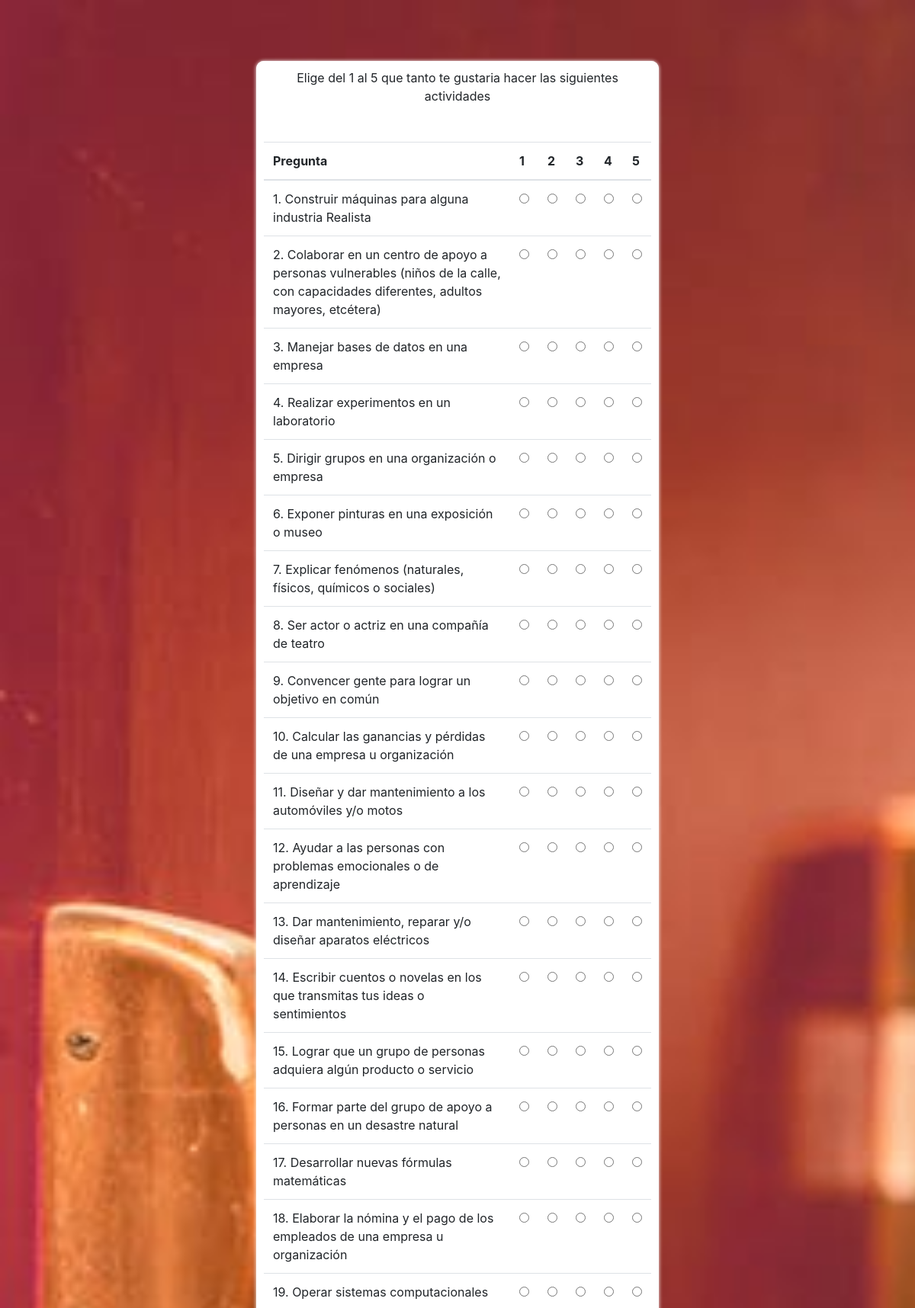
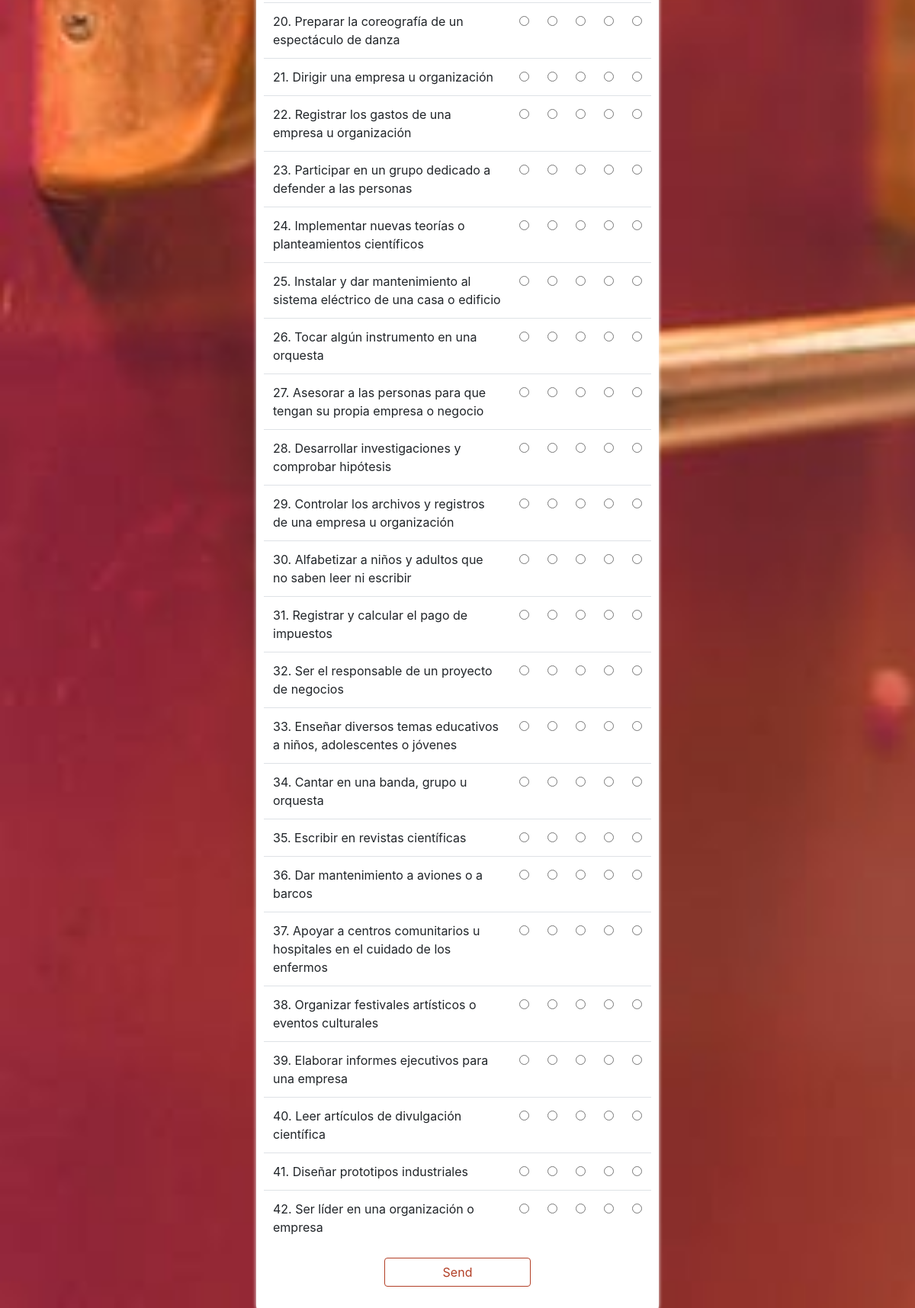
The page /orientacion/encuesta/ (signed in) on the database its author committed (2 pictures, top to bottom).
### orientacion/models.py (models this page shows, shortened)
class Pregunta(models.Model):
	pregunta_texto = models.CharField(max_length=150)
	area_id = models.ForeignKey(Area, on_delete=models.CASCADE)
	encuesta_id = models.ForeignKey(Encuesta, on_delete=models.CASCADE)

### orientacion/views.py (the view)
# urls.py: path('encuesta/', views.encuesta, name='encuesta'),
def encuesta(request):
	usuarioActual = request.user
	preguntas = Pregunta.objects.filter()
	respuestas = Respuesta.objects.filter(usuario_id=usuarioActual.id)
	contexto={'preguntas':preguntas, 'respuestas':respuestas}
	return render(request, 'orientacion/encuesta.html', contexto)

### orientacion/templates/orientacion/encuesta.html (shortened to what this page needs)
{% extends 'base.html' %}
{% block content %}
{% if user.is_authenticated %}
<form action="../resultados/" method="post">
<div class="container-fluid2">
<div class="col-md-12 col-sm-12 col-xs-12 col-md-offset-4 col-sm-offset-2 login-image-main ">
        <div class="text-center">
        Elige del 1 al 5 que tanto te gustaria hacer las siguientes actividades
        </div>
          <table class="table table-hover" >
          	<thead>
              <tr>
                <th scope="col">Pregunta</th>
                <th scope="col">1</th>
                <th scope="col">2</th>
                <th scope="col">3</th>
                <th scope="col">4</th>
                <th scope="col">5</th>
              </tr>
            </thead>
            <tbody>
                <br>
                <br>
                <div class="container">
                {% for pre in preguntas %}
                <tr>
                  <td>{{ pre.pregunta_texto}}</td>
                  <td><input type="radio" name="resp{{ pre.id }}" value="1" "></input> </td>
                  <td><input type="radio" name="resp{{ pre.id }}" value="2"></input> </td>
                  <td><input type="radio" name="resp{{ pre.id }}" value="3"></input> </td>
                  <td><input type="radio" name="resp{{ pre.id }}" value="4"></input> </td>
                  <td><input type="radio" name="resp{{ pre.id }}" value="5"></input> </td>
                </tr>
              {% endfor %}
              </div>
            </tbody>
          </table>
<div class="container text-center">
     <button type="submit" value="OK" class="btn btn-outline-success">Send</button>
     <br>
     <br>
</div>
</div>
</div>
</form>
{% else %}
  <p>You are not logged in</p>
  <a href="/accounts/login"></a>
{% endif %}
{% endblock %}

### accounts/templates/base.html (shortened to what this page needs)
{% load static %}
<!doctype html>
<html lang="en">
  <head>
    <link rel="stylesheet" href="{% static 'accounts/bootstrap.min.css' %}">
    <link rel="stylesheet" href="{% static 'accounts/style.css' %}">
  </head>
  <body ">
    <main>
      {% block content %}
      {% endblock content %}
    </main>
  </body>
</html>

### accounts/static/accounts/style.css (style rules this page uses)
.user-login-header,.login-image-main { margin-top: 10px; margin-bottom: 100px; }
.login-image-main { padding: 10px; background-color:#fff; border-radius:10px; box-shadow: 0 0 5px 0 #fff; }
body { background-image: url(imagenes/fondo3.jpg); background-size: cover; position: relative; padding-right: 28%; padding-left: 28%; }
.container-fluid2 { margin-top:5rem; background-color: #fff; padding-right: -100px; padding-left: -100px; border-radius:10px; }
.btn-outline-success { width: 40%; color: #B23F26; background-image: none; background-color: transparent; border-color: #B23F26; }

### rows shown on the page
Pregunta: pregunta_texto "1. Construir máquinas para alguna industria Realista"
Pregunta: pregunta_texto "2. Colaborar en un centro de apoyo a personas vulnerables (niños de la calle, con capacidades diferentes, adultos mayores, etcétera)"
Pregunta: pregunta_texto "3. Manejar bases de datos en una empresa"
Pregunta: pregunta_texto "4. Realizar experimentos en un laboratorio"
Pregunta: pregunta_texto "5. Dirigir grupos en una organización o empresa"
Pregunta: pregunta_texto "6. Exponer pinturas en una exposición o museo"
Pregunta: pregunta_texto "7. Explicar fenómenos (naturales, físicos, químicos o sociales)"
Pregunta: pregunta_texto "8. Ser actor o actriz en una compañía de teatro"
Pregunta: pregunta_texto "9. Convencer gente para lograr un objetivo en común"
Pregunta: pregunta_texto "10. Calcular las ganancias y pérdidas de una empresa u organización"
Pregunta: pregunta_texto "11. Diseñar y dar mantenimiento a los automóviles y/o motos"
Pregunta: pregunta_texto "12. Ayudar a las personas con problemas emocionales o de aprendizaje"
Pregunta: pregunta_texto "13. Dar mantenimiento, reparar y/o diseñar aparatos eléctricos"
Pregunta: pregunta_texto "14. Escribir cuentos o novelas en los que transmitas tus ideas o sentimientos"
Pregunta: pregunta_texto "15. Lograr que un grupo de personas adquiera algún producto o servicio"
Pregunta: pregunta_texto "16. Formar parte del grupo de apoyo a personas en un desastre natural"
Pregunta: pregunta_texto "17. Desarrollar nuevas fórmulas matemáticas"
Pregunta: pregunta_texto "18. Elaborar la nómina y el pago de los empleados de una empresa u organización"
Pregunta: pregunta_texto "19. Operar sistemas computacionales"
Pregunta: pregunta_texto "20. Preparar la coreografía de un espectáculo de danza"
Pregunta: pregunta_texto "21. Dirigir una empresa u organización"
Pregunta: pregunta_texto "22. Registrar los gastos de una empresa u organización"
Pregunta: pregunta_texto "23. Participar en un grupo dedicado a defender a las personas"
Pregunta: pregunta_texto "24. Implementar nuevas teorías o planteamientos científicos"
Pregunta: pregunta_texto "25. Instalar y dar mantenimiento al sistema eléctrico de una casa o edificio"
Pregunta: pregunta_texto "26. Tocar algún instrumento en una orquesta"
Pregunta: pregunta_texto "27. Asesorar a las personas para que tengan su propia empresa o negocio"
Pregunta: pregunta_texto "28. Desarrollar investigaciones y comprobar hipótesis"
Pregunta: pregunta_texto "29. Controlar los archivos y registros de una empresa u organización"
Pregunta: pregunta_texto "30. Alfabetizar a niños y adultos que no saben leer ni escribir"
Pregunta: pregunta_texto "31. Registrar y calcular el pago de impuestos"
Pregunta: pregunta_texto "32. Ser el responsable de un proyecto de negocios"
Pregunta: pregunta_texto "33. Enseñar diversos temas educativos a niños, adolescentes o jóvenes"
Pregunta: pregunta_texto "34. Cantar en una banda, grupo u orquesta"
Pregunta: pregunta_texto "35. Escribir en revistas científicas"
Pregunta: pregunta_texto "36. Dar mantenimiento a aviones o a barcos"
Pregunta: pregunta_texto "37. Apoyar a centros comunitarios u hospitales en el cuidado de los enfermos"
Pregunta: pregunta_texto "38. Organizar festivales artísticos o eventos culturales"
Pregunta: pregunta_texto "39. Elaborar informes ejecutivos para una empresa"
Pregunta: pregunta_texto "40. Leer artículos de divulgación científica"
Pregunta: pregunta_texto "41. Diseñar prototipos industriales"
Pregunta: pregunta_texto "42. Ser líder en una organización o empresa"
